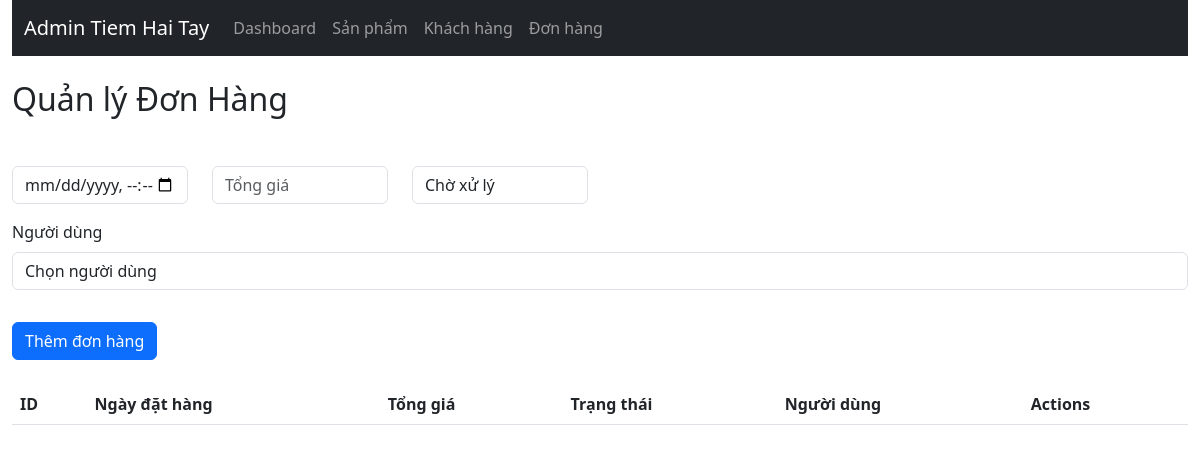
The app's page /frontend/admin/order.php, older data.
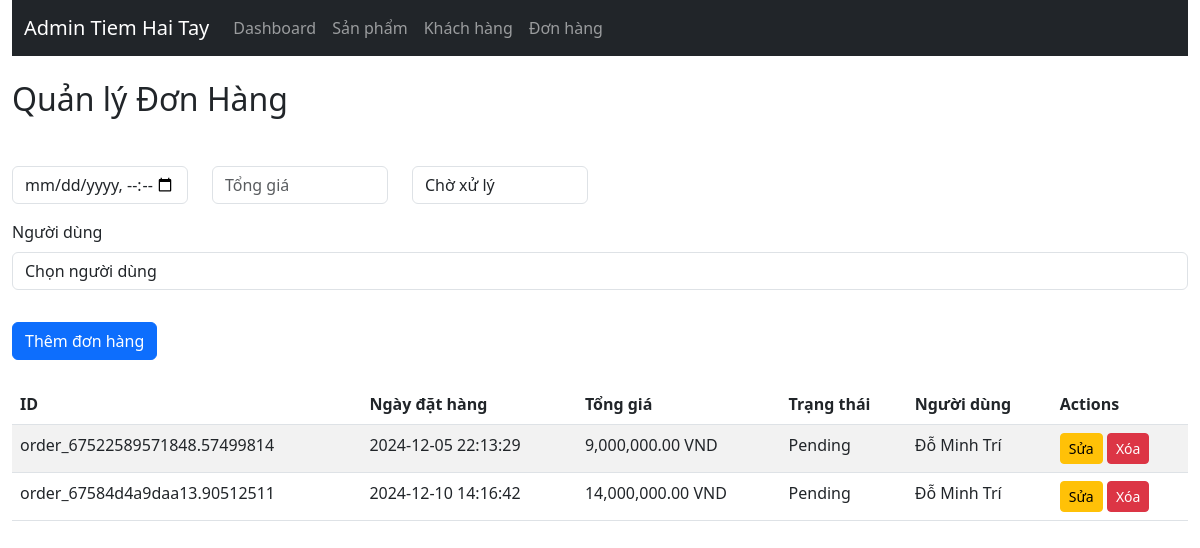
The same page, newer data.
### tables this page shows
CREATE TABLE IF NOT EXISTS `orders` (
  `id` varchar(255) NOT NULL,
  `user_id` varchar(255) NOT NULL,
  `order_date` datetime NOT NULL,
  `total_price` decimal(10,2) NOT NULL,
  `status` varchar(255) NOT NULL,
  PRIMARY KEY (`id`),
  KEY `fk_orders_users` (`user_id`)
);

CREATE TABLE IF NOT EXISTS `users` (
  `id` varchar(255) NOT NULL,
  `name` varchar(255) NOT NULL,
  `password` varchar(255) NOT NULL,
  `phone` varchar(15) NOT NULL,
  `email` varchar(255) NOT NULL,
  `address` varchar(255) NOT NULL,
  PRIMARY KEY (`id`)
);

### backend/models/order.php (called while the page is built, shortened)
<?php
function getAllOrders() {
    $conn = getDatabaseConnection();
    $result = $conn->query("SELECT * FROM orders");
    return $result->fetch_all(MYSQLI_ASSOC);
}
?>

### backend/models/user.php (called while the page is built, shortened)
<?php
function getUserById($id) {
    $conn = getDatabaseConnection();
    $stmt = $conn->prepare("SELECT * FROM users WHERE id = ?");
    $stmt->bind_param("s", $id);
    $stmt->execute();
    return $stmt->get_result()->fetch_assoc();
}
?>

### frontend/admin/order.php (the view, shortened to what this page needs)
<?php
include './components/header.php';
require_once '../../backend/models/order.php';
require_once '../../backend/models/user.php';
$orders = getAllOrders();
?>
<link rel="stylesheet" href="../../frontend/assets/css/style.css">
<div class="container-fluid">
    <?php include './components/navbar.php'; ?>
    <div class="row mt-4">
        <div class="col-md-12">
            <h2 class="text-left mb-5">Quản lý Đơn Hàng</h2>
            <form action="../../backend/routes/apiOrder.php?action=addOrder" method="POST" class="mb-4">
                <div class="row">
                    <div class="col-12 col-md-2 mb-3">
                        <input type="datetime-local" name="order_date" class="form-control" required>
                    </div>
                    <div class="col-12 col-md-2 mb-3">
                        <input type="number" name="total_price" class="form-control" placeholder="Tổng giá" required>
                    </div>
                    <div class="col-12 col-md-2 mb-3">
                        <select name="status" class="form-control" required>
                            <option value="pending">Chờ xử lý</option>
                        </select>
                    </div>
                    <div class="mb-3">
                        <label for="edit-user_id" class="form-label">Người dùng</label>
                        <select name="user_id" id="edit-user_id" class="form-control select2" required>
                            <option value="">Chọn người dùng</option>
                        </select>
                    </div>
                </div>
                <button type="submit" class="btn btn-primary mt-3">Thêm đơn hàng</button>
            </form>
            <table class="table table-striped">
                <thead>
                    <tr>
                        <th>ID</th>
                        <th>Ngày đặt hàng</th>
                        <th>Tổng giá</th>
                        <th>Trạng thái</th>
                        <th>Người dùng</th>
                        <th>Actions</th>
                    </tr>
                </thead>
                <tbody>
                    <?php foreach ($orders as $order): ?>
                        <tr>
                            <td><?= $order['id'] ?></td>
                            <td><?= date('Y-m-d H:i:s', strtotime($order['order_date'])) ?></td>
                            <td><?= number_format($order['total_price'], 2) ?> VND</td>
                            <td><?= ucfirst($order['status']) ?></td>
                            <td><?= getUserById($order['user_id'])['name'] ?></td>
                            <td>
                                <button class="btn btn-warning btn-sm edit-btn" data-id="<?= $order['id'] ?>"
                                    data-order_date="<?= $order['order_date'] ?>"
                                    data-total_price="<?= $order['total_price'] ?>" data-status="<?= $order['status'] ?>"
                                    data-user_id="<?= $order['user_id'] ?>" data-toggle="modal"
                                    data-target="#editModal">Sửa</button>
                                <a href="../../backend/routes/apiOrder.php?action=deleteOrder&id=<?= $order['id'] ?>"
                                    class="btn btn-danger btn-sm"
                                    onclick="return confirm('Bạn có chắc chắn muốn xóa đơn hàng này?')">Xóa</a>
                            </td>
                        </tr>
                    <?php endforeach; ?>
                </tbody>
            </table>
        </div>
    </div>
</div>
<?php include './components/footer.php'; ?>

Row changes from the older to the newer data that the page shows:
added orders: id "order_67522589571848.57499814", order_date "2024-12-05 22:13:29", total_price "9,000,000.00", status "Pending", user.name "Đỗ Minh Trí"
added orders: id "order_67584d4a9daa13.90512511", order_date "2024-12-10 14:16:42", total_price "14,000,000.00", status "Pending", user.name "Đỗ Minh Trí"
